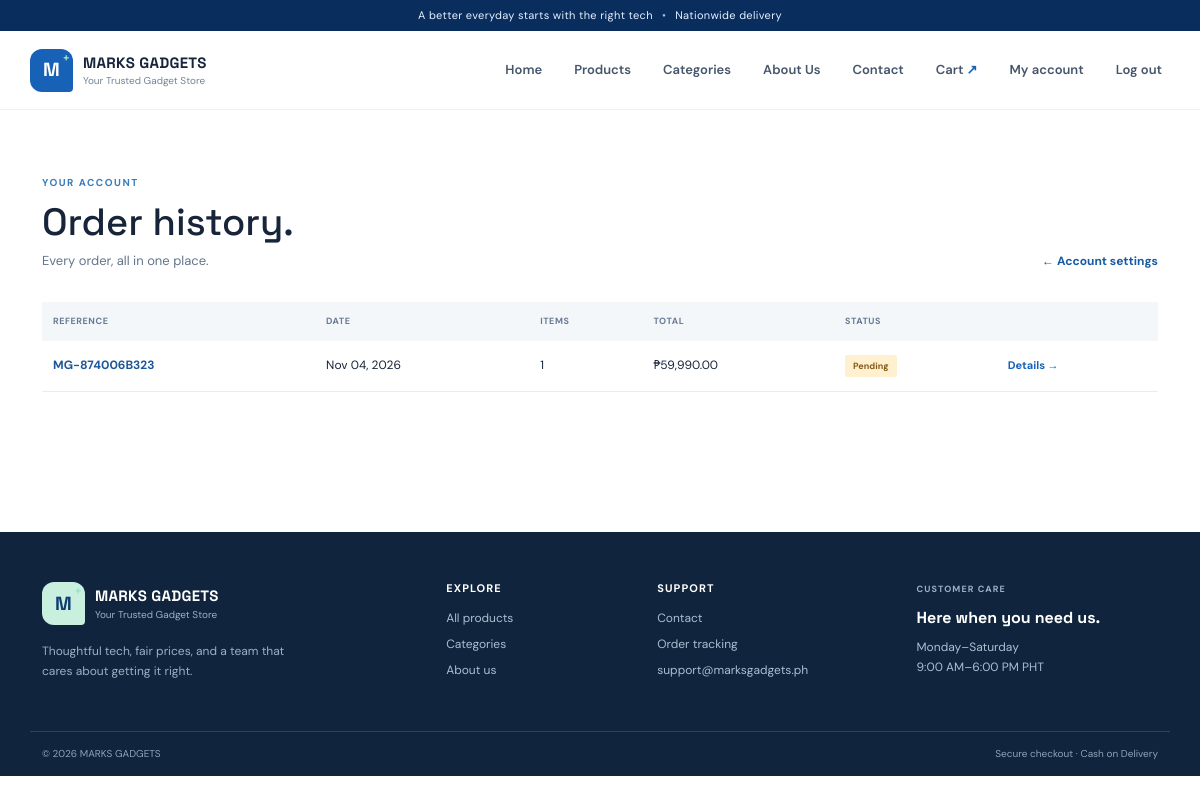
/orders (signed in), run on the app's committed database.
### backend/models.py (models this page shows)
class TimestampMixin:
    created_at = db.Column(db.DateTime, nullable=False, default=utc_now)
    updated_at = db.Column(db.DateTime, nullable=False, default=utc_now, onupdate=utc_now)

class Order(TimestampMixin, db.Model):
    __tablename__ = "orders"
    __table_args__ = (
        db.CheckConstraint("total >= 0", name="ck_orders_total_nonnegative"),
        db.Index("ix_orders_created_status", "created_at", "status"),
    )
    id = db.Column(db.Integer, primary_key=True)
    reference = db.Column(db.String(24), nullable=False, unique=True, index=True)
    user_id = db.Column(db.Integer, db.ForeignKey("users.id", ondelete="RESTRICT"), nullable=False, index=True)
    customer_name = db.Column(db.String(120), nullable=False)
    phone = db.Column(db.String(30), nullable=False)
    shipping_address = db.Column(db.String(500), nullable=False)
    notes = db.Column(db.String(1000), nullable=False, default="")
    total = db.Column(db.Numeric(10, 2), nullable=False)
    status = db.Column(db.String(30), nullable=False, default="pending", index=True)
    payment_method = db.Column(db.String(30), nullable=False, default="cod")
    user = db.relationship("User", back_populates="orders")
    items = db.relationship("OrderItem", back_populates="order", cascade="all, delete-orphan")
    payment = db.relationship("Payment", back_populates="order", uselist=False, cascade="all, delete-orphan")

### backend/routes.py (the view)
@main.route("/orders")
@login_required
def order_history():
    orders = Order.query.filter_by(user_id=current_user.id).order_by(Order.created_at.desc()).all()
    return render_template("order_history.html", orders=orders)

### backend/models.py (called while the page is built)
    @property
    def is_admin(self):
        return self.role == "admin"

### frontend/templates/order_history.html (shortened to what this page needs)
{% extends 'base.html' %}
{% block content %}
<section class="page-intro container-xl"><div><span class="eyebrow">YOUR ACCOUNT</span><h1>Order history.</h1><p>Every order, all in one place.</p></div><a class="text-link" href="{{ url_for('main.profile') }}">← Account settings</a></section><section class="container-xl table-wrap">{% if orders %}<table class="data-table"><thead><tr><th>Reference</th><th>Date</th><th>Items</th><th>Total</th><th>Status</th><th></th></tr></thead><tbody>{% for order in orders %}<tr><td class="table-reference">{{ order.reference }}</td><td>{{ order.created_at.strftime('%b %d, %Y') }}</td><td>{{ order.items|length }}</td><td>{{ order.total|peso }}</td><td><span class="status-pill status-{{ order.status }}">{{ order.status|title }}</span></td><td><a class="table-link" href="{{ url_for('main.order_detail', reference=order.reference) }}">Details →</a></td></tr>{% endfor %}</tbody></table>{% else %}<div class="empty-state"><h2>No orders just yet.</h2><p>Your next useful gadget is waiting.</p><a class="button button-primary" href="{{ url_for('main.products') }}">Shop gadgets</a></div>{% endif %}</section>
{% endblock %}

### frontend/static/css/style.css (style rules this page uses)
:root { --ink: #17243a; --muted: #64748b; --navy: #0d3972; --blue: #1762b7; --blue-bright: #2781db; --sky: #e7f2ff; --line: #dce5ef; --paper: #fff; --wash: #f5f8fc; --mint: #c9efdf; --font-body: "DM Sans", "Segoe UI", sans-serif; --font-display: "Space Grotesk", "Trebuchet MS", sans-serif; }
* { box-sizing: border-box; }
body { margin: 0; color: var(--ink); background: var(--paper); font-family: var(--font-body); font-size: 15px; line-height: 1.6; }
a { color: inherit; text-decoration: none; }
h1, h2, h3, p { margin-top: 0; }
h1, h2, h3, .brand-copy strong { font-family: var(--font-display); letter-spacing: 0; }
.container-xl { width: min(1192px, calc(100% - 48px)); margin-inline: auto; }
.eyebrow { display: block; margin-bottom: 11px; color: #397cbd; font-size: 10px; font-weight: 700; letter-spacing: .15em; line-height: 1.4; }
.text-link { color: #185ba4; font-size: 12px; font-weight: 700; }
.page-intro { display: flex; align-items: end; justify-content: space-between; gap: 20px; padding-block: 54px 31px; }
.page-intro h1 { margin-bottom: 7px; font-size: 38px; line-height: 1.12; }
.page-intro p { margin: 0; color: var(--muted); font-size: 13px; }
.table-wrap { min-height: 230px; padding-bottom: 80px; }
.data-table { width: 100%; border-collapse: collapse; font-size: 12px; }
.data-table th { padding: 12px 11px; color: #687992; background: #f4f7fa; font-size: 9px; letter-spacing: .06em; text-align: left; text-transform: uppercase; }
.data-table td { padding: 14px 11px; border-bottom: 1px solid #e8edf2; vertical-align: middle; }
.table-reference { color: #1c5898; font-weight: 700; }
.status-pill { display: inline-block; padding: 4px 8px; border-radius: 2px; color: #45566b; background: #edf1f5; font-size: 9px; font-weight: 700; }
.status-pending { color: #825b17; background: #fff0cf; }
.table-link { color: var(--blue); font-size: 11px; font-weight: 700; }

### data on the page
Order: reference "MG-874006B323", created_at "Nov 04, 2026", items|length "1", total|peso "₱59,990.00", status "Pending"
